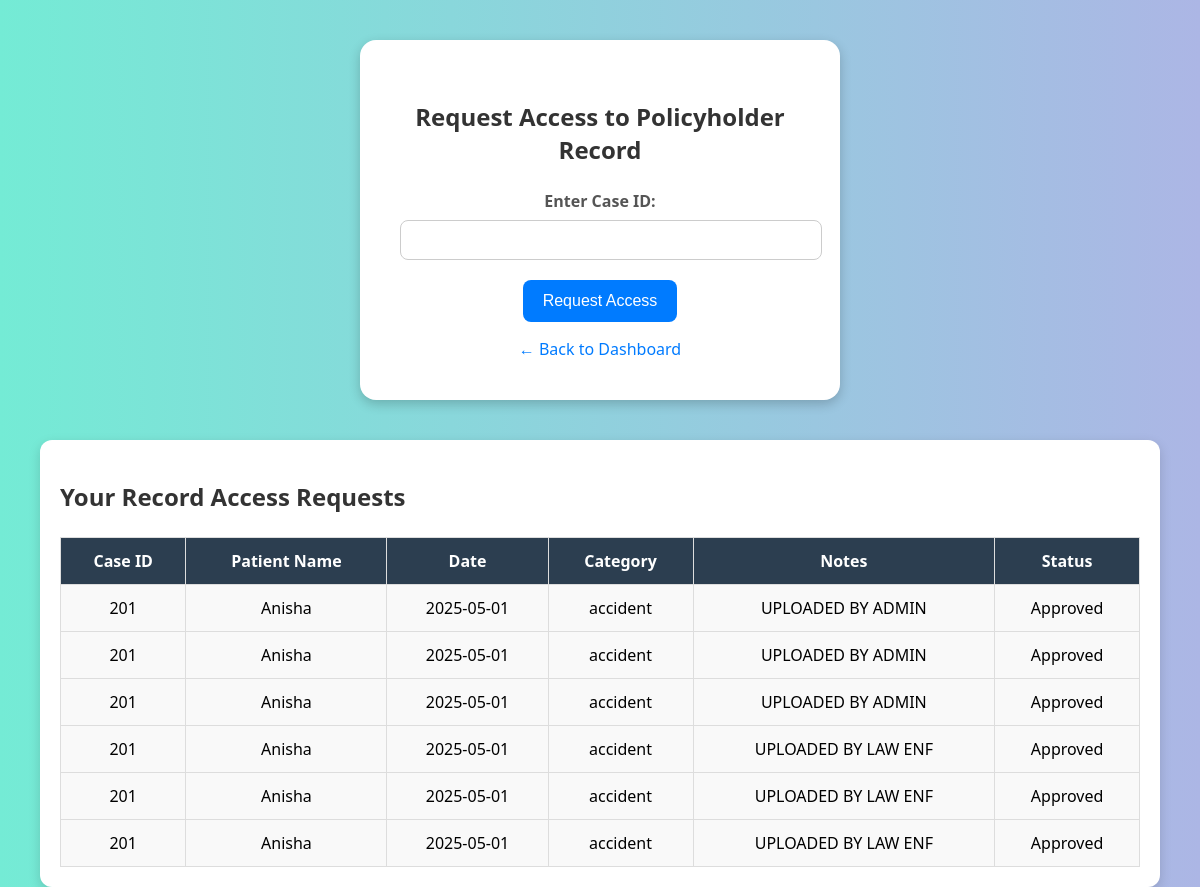
/insurance/request-record (signed in), run on the app's committed database.
### tables this page shows
CREATE TABLE "records" (
            id INTEGER PRIMARY KEY AUTOINCREMENT,
            patient_name TEXT NOT NULL,
            case_id TEXT NOT NULL,
            date TEXT NOT NULL,
            category TEXT NOT NULL,
            notes TEXT,
            file_path TEXT NOT NULL,
            uploaded_by INTEGER NOT NULL, type text,
            FOREIGN KEY (uploaded_by) REFERENCES users(id) ON DELETE CASCADE
        );

CREATE TABLE record_permission(
                id integer primary key autoincrement,
                case_id int not null,
                user_id int not null, status text default 'Pending', granted_by integer, role TEXT,
                FOREIGN KEY (user_id) REFERENCES users(id) ON DELETE CASCADE
            );

### app.py (the view, shortened to what this page needs)
@app.route('/insurance/request-record', methods=['GET', 'POST'])
def insurance_request_record():
    if 'user_id' not in session or session.get('role') != 'Insurance Companies':
        flash("Unauthorized access.")
        return redirect(url_for('login'))
    message = None
    user_id = session.get('user_id')
    conn = sqlite3.connect('database.db')
    conn.row_factory = sqlite3.Row
    c = conn.cursor()
    c.execute('''
        SELECT r.case_id, r.patient_name, r.date, r.category, r.notes, r.file_path,
               rp.status
        FROM record_permission rp
        JOIN records r ON rp.case_id = r.case_id
        WHERE rp.user_id = ? AND rp.role = 'Insurance'
        ORDER BY r.date DESC
    ''', (user_id,))
    requested_records = c.fetchall()
    conn.close()
    return render_template('insurance_request_record.html', message=message, requested_records=requested_records)

### template/insurance_request_record.html (shortened to what this page needs)
<!DOCTYPE html>
<html lang="en">
<head>
</head>
<body>
    <div class="form-container">
        <h2>Request Access to Policyholder Record</h2>
        <form method="POST">
            <label for="case_id">Enter Case ID:</label>
            <input type="text" id="case_id" name="case_id" required>
            <button type="submit">Request Access</button>
        </form>
        <a href="{{ url_for('insurance_company') }}">← Back to Dashboard</a>
    </div>
    {% if requested_records %}
    <div class="table-container">
        <h2>Your Record Access Requests</h2>
        <table>
            <thead>
                <tr>
                    <th>Case ID</th>
                    <th>Patient Name</th>
                    <th>Date</th>
                    <th>Category</th>
                    <th>Notes</th>
                    <th>Status</th>
                </tr>
            </thead>
            <tbody>
                {% for record in requested_records %}
                <tr>
                    <td>{{ record.case_id }}</td>
                    <td>{{ record.patient_name }}</td>
                    <td>{{ record.date }}</td>
                    <td>{{ record.category }}</td>
                    <td>{{ record.notes or "N/A" }}</td>
                    <td>{{ record.status }}</td>
                </tr>
                {% endfor %}
            </tbody>
        </table>
    </div>
    {% endif %}
</body>
</html>

### template/insurance_request_record.html (style rules this page uses)
body { font-family: 'Segoe UI', Tahoma, Geneva, Verdana, sans-serif; background: linear-gradient(to right, #74ebd5, #ACB6E5); margin: 0; padding: 0; display: flex; flex-direction: column; align-items: center; min-height: 100vh; }
.form-container { background-color: white; padding: 40px; border-radius: 16px; box-shadow: 0 4px 12px rgba(0, 0, 0, 0.2); text-align: center; max-width: 400px; width: 90%; margin-top: 40px; }
h2 { margin-bottom: 24px; color: #333; }
label { display: block; margin-bottom: 8px; font-weight: 600; color: #555; }
input[type="text"] { width: 100%; padding: 10px; border: 1px solid #ccc; border-radius: 8px; margin-bottom: 20px; font-size: 16px; }
button { padding: 12px 20px; font-size: 16px; background-color: #007BFF; color: white; border: none; border-radius: 8px; cursor: pointer; transition: background-color 0.3s ease; }
a { display: block; margin-top: 16px; text-decoration: none; color: #007BFF; font-weight: 500; }
.table-container { margin-top: 40px; width: 90%; max-width: 1100px; background-color: white; border-radius: 12px; padding: 20px; box-shadow: 0 4px 12px rgba(0, 0, 0, 0.15); }
table { width: 100%; border-collapse: collapse; margin-top: 10px; }
th, td { padding: 12px; text-align: center; border: 1px solid #ddd; }
th { background-color: #2c3e50; color: white; }
td { background-color: #f9f9f9; }

### data on the page
records: case_id "201", patient_name "Anisha", date "2025-05-01", category "accident", notes "UPLOADED BY ADMIN", status "Approved"
records: case_id "201", patient_name "Anisha", date "2025-05-01", category "accident", notes "UPLOADED BY LAW ENF", status "Approved"
